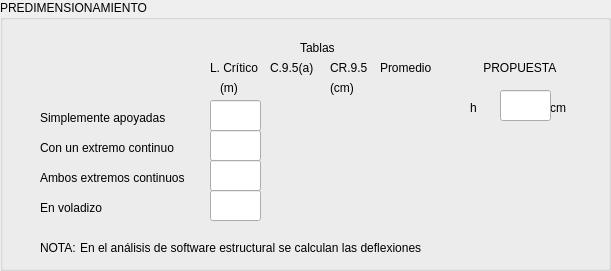
        <widget class="QGroupBox" name="group_box_losa_M1D">
         <property name="geometry">
          <rect>
           <x>630</x>
           <y>30</y>
           <width>611</width>
           <height>271</height>
          </rect>
         </property>
         <property name="title">
          <string>PREDIMENSIONAMIENTO</string>
         </property>
         <widget class="QLabel" name="label_208">
          <property name="geometry">
           <rect>
            <x>40</x>
            <y>200</y>
            <width>161</width>
            <height>16</height>
           </rect>
          </property>
          <property name="text">
           <string>En voladizo</string>
          </property>
         </widget>
         <widget class="QLabel" name="label_losa_m1d_voladizo_prom">
          <property name="geometry">
           <rect>
            <x>390</x>
            <y>200</y>
            <width>47</width>
            <height>13</height>
           </rect>
          </property>
          <property name="text">
           <string/>
          </property>
         </widget>
         <widget class="QLabel" name="label_368">
          <property name="geometry">
           <rect>
            <x>380</x>
            <y>60</y>
            <width>51</width>
            <height>16</height>
           </rect>
          </property>
          <property name="text">
           <string>Promedio</string>
          </property>
         </widget>
         <widget class="QLabel" name="label_losa_m1d_simple_apoyo_t2">
          <property name="geometry">
           <rect>
            <x>340</x>
            <y>110</y>
            <width>47</width>
            <height>13</height>
           </rect>
          </property>
          <property name="text">
           <string/>
          </property>
         </widget>
         <widget class="QLabel" name="label_369">
          <property name="geometry">
           <rect>
            <x>270</x>
            <y>60</y>
            <width>51</width>
            <height>16</height>
           </rect>
          </property>
          <property name="text">
           <string>C.9.5(a)</string>
          </property>
         </widget>
         <widget class="QLineEdit" name="line_edit_longitud_ambos_extremos_losa_m1d">
          <property name="enabled">
           <bool>true</bool>
          </property>
          <property name="geometry">
           <rect>
            <x>210</x>
            <y>160</y>
            <width>51</width>
            <height>31</height>
           </rect>
          </property>
         </widget>
         <widget class="QLabel" name="label_losa_m1d_simple_apoyo_prom">
          <property name="geometry">
           <rect>
            <x>390</x>
            <y>110</y>
            <width>47</width>
            <height>13</height>
           </rect>
          </property>
          <property name="text">
           <string/>
          </property>
         </widget>
         <widget class="QLabel" name="label_losa_m1d_simple_apoyo_t1">
          <property name="geometry">
           <rect>
            <x>280</x>
            <y>110</y>
            <width>47</width>
            <height>13</height>
           </rect>
          </property>
          <property name="text">
           <string/>
          </property>
         </widget>
         <widget class="QLabel" name="label_losa_m1d_un_extremo_t2">
          <property name="geometry">
           <rect>
            <x>340</x>
            <y>140</y>
            <width>47</width>
            <height>13</height>
           </rect>
          </property>
          <property name="text">
           <string/>
          </property>
         </widget>
         <widget class="QLineEdit" name="line_edit_longitud_voladizo_losa_m1d">
          <property name="enabled">
           <bool>true</bool>
          </property>
          <property name="geometry">
           <rect>
            <x>210</x>
            <y>190</y>
            <width>51</width>
            <height>31</height>
           </rect>
          </property>
         </widget>
         <widget class="QLineEdit" name="line_edit_longitud_simple_apoyo_losa_m1d">
          <property name="enabled">
           <bool>true</bool>
          </property>
          <property name="geometry">
           <rect>
            <x>210</x>
            <y>100</y>
            <width>51</width>
            <height>31</height>
           </rect>
          </property>
         </widget>
         <widget class="QLabel" name="label_372">
          <property name="geometry">
           <rect>
            <x>300</x>
            <y>40</y>
            <width>51</width>
            <height>16</height>
           </rect>
          </property>
          <property name="text">
           <string>Tablas</string>
          </property>
         </widget>
         <widget class="QLabel" name="label_210">
          <property name="geometry">
           <rect>
            <x>40</x>
            <y>170</y>
            <width>161</width>
            <height>16</height>
           </rect>
          </property>
          <property name="text">
           <string>Ambos extremos continuos</string>
          </property>
         </widget>
         <widget class="QLabel" name="label_losa_m1d_ambos_extremos_t2">
          <property name="geometry">
           <rect>
            <x>340</x>
            <y>170</y>
            <width>47</width>
            <height>13</height>
           </rect>
          </property>
          <property name="text">
           <string/>
          </property>
         </widget>
         <widget class="QLineEdit" name="line_edit_longitud_un_extremo_losa_m1d">
          <property name="enabled">
           <bool>true</bool>
          </property>
          <property name="geometry">
           <rect>
            <x>210</x>
            <y>130</y>
            <width>51</width>
            <height>31</height>
           </rect>
          </property>
         </widget>
         <widget class="QLabel" name="label_losa_m1d_ambos_extremos_prom">
          <property name="geometry">
           <rect>
            <x>390</x>
            <y>170</y>
            <width>47</width>
            <height>13</height>
           </rect>
          </property>
          <property name="text">
           <string/>
          </property>
         </widget>
         <widget class="QLabel" name="label_209">
          <property name="geometry">
           <rect>
            <x>40</x>
            <y>110</y>
            <width>161</width>
            <height>16</height>
           </rect>
          </property>
          <property name="text">
           <string>Simplemente apoyadas</string>
          </property>
         </widget>
         <widget class="QLabel" name="label_losa_m1d_voladizo_t1">
          <property name="geometry">
           <rect>
            <x>280</x>
            <y>200</y>
            <width>47</width>
            <height>13</height>
           </rect>
          </property>
          <property name="text">
           <string/>
          </property>
         </widget>
         <widget class="QLabel" name="label_losa_m1d_un_extremo_prom">
          <property name="geometry">
           <rect>
            <x>390</x>
            <y>140</y>
            <width>47</width>
            <height>13</height>
           </rect>
          </property>
          <property name="text">
           <string/>
          </property>
         </widget>
         <widget class="QLabel" name="label_207">
          <property name="geometry">
           <rect>
            <x>40</x>
            <y>140</y>
            <width>161</width>
            <height>16</height>
           </rect>
          </property>
          <property name="text">
           <string>Con un extremo continuo</string>
          </property>
         </widget>
         <widget class="QLabel" name="label_370">
          <property name="geometry">
           <rect>
            <x>210</x>
            <y>60</y>
            <width>51</width>
            <height>16</height>
           </rect>
          </property>
          <property name="text">
           <string>L. Crítico</string>
          </property>
         </widget>
         <widget class="QLabel" name="label_373">
          <property name="geometry">
           <rect>
            <x>330</x>
            <y>80</y>
            <width>31</width>
            <height>16</height>
           </rect>
          </property>
          <property name="text">
           <string>(cm)</string>
          </property>
         </widget>
         <widget class="QLabel" name="label_375">
          <property name="geometry">
           <rect>
            <x>330</x>
            <y>60</y>
            <width>51</width>
            <height>16</height>
           </rect>
          </property>
          <property name="text">
           <string>CR.9.5</string>
          </property>
         </widget>
         <widget class="QLabel" name="label_376">
          <property name="geometry">
           <rect>
            <x>220</x>
            <y>80</y>
            <width>31</width>
            <height>16</height>
           </rect>
          </property>
          <property name="text">
           <string>(m)</string>
          </property>
         </widget>
         <widget class="QLabel" name="label_losa_m1d_ambos_extremos_t1">
          <property name="geometry">
           <rect>
            <x>280</x>
            <y>170</y>
            <width>47</width>
            <height>13</height>
           </rect>
          </property>
          <property name="text">
           <string/>
          </property>
         </widget>
         <widget class="QLabel" name="label_losa_m1d_un_extremo_t1">
          <property name="geometry">
           <rect>
            <x>280</x>
            <y>140</y>
            <width>47</width>
            <height>13</height>
           </rect>
          </property>
          <property name="text">
           <string/>
          </property>
         </widget>
         <widget class="QLabel" name="label_losa_m1d_voladizo_t2">
          <property name="geometry">
           <rect>
            <x>340</x>
            <y>200</y>
            <width>47</width>
            <height>13</height>
           </rect>
          </property>
          <property name="text">
           <string/>
          </property>
         </widget>
         <widget class="QLabel" name="label_371">
          <property name="geometry">
           <rect>
            <x>550</x>
            <y>100</y>
            <width>31</width>
            <height>16</height>
           </rect>
          </property>
          <property name="text">
           <string>cm</string>
          </property>
         </widget>
         <widget class="QLineEdit" name="line_edit_altura_losa_m1d">
          <property name="enabled">
           <bool>true</bool>
          </property>
          <property name="geometry">
           <rect>
            <x>500</x>
            <y>90</y>
            <width>51</width>
            <height>31</height>
           </rect>
          </property>
         </widget>
         <widget class="QLabel" name="label_377">
          <property name="geometry">
           <rect>
            <x>470</x>
            <y>100</y>
            <width>31</width>
            <height>16</height>
           </rect>
          </property>
          <property name="text">
           <string>h</string>
          </property>
         </widget>
         <widget class="QLabel" name="label_374">
          <property name="geometry">
           <rect>
            <x>480</x>
            <y>60</y>
            <width>91</width>
            <height>16</height>
           </rect>
          </property>
          <property name="text">
           <string> PROPUESTA</string>
          </property>
         </widget>
         <widget class="QLabel" name="label_378">
          <property name="geometry">
           <rect>
            <x>80</x>
            <y>240</y>
            <width>371</width>
            <height>16</height>
           </rect>
          </property>
          <property name="text">
           <string>En el análisis de software estructural se calculan las deflexiones</string>
          </property>
         </widget>
         <widget class="QLabel" name="label_243">
          <property name="geometry">
           <rect>
            <x>40</x>
            <y>240</y>
            <width>41</width>
            <height>16</height>
           </rect>
          </property>
          <property name="text">
           <string>NOTA:</string>
          </property>
         </widget>
        </widget>
